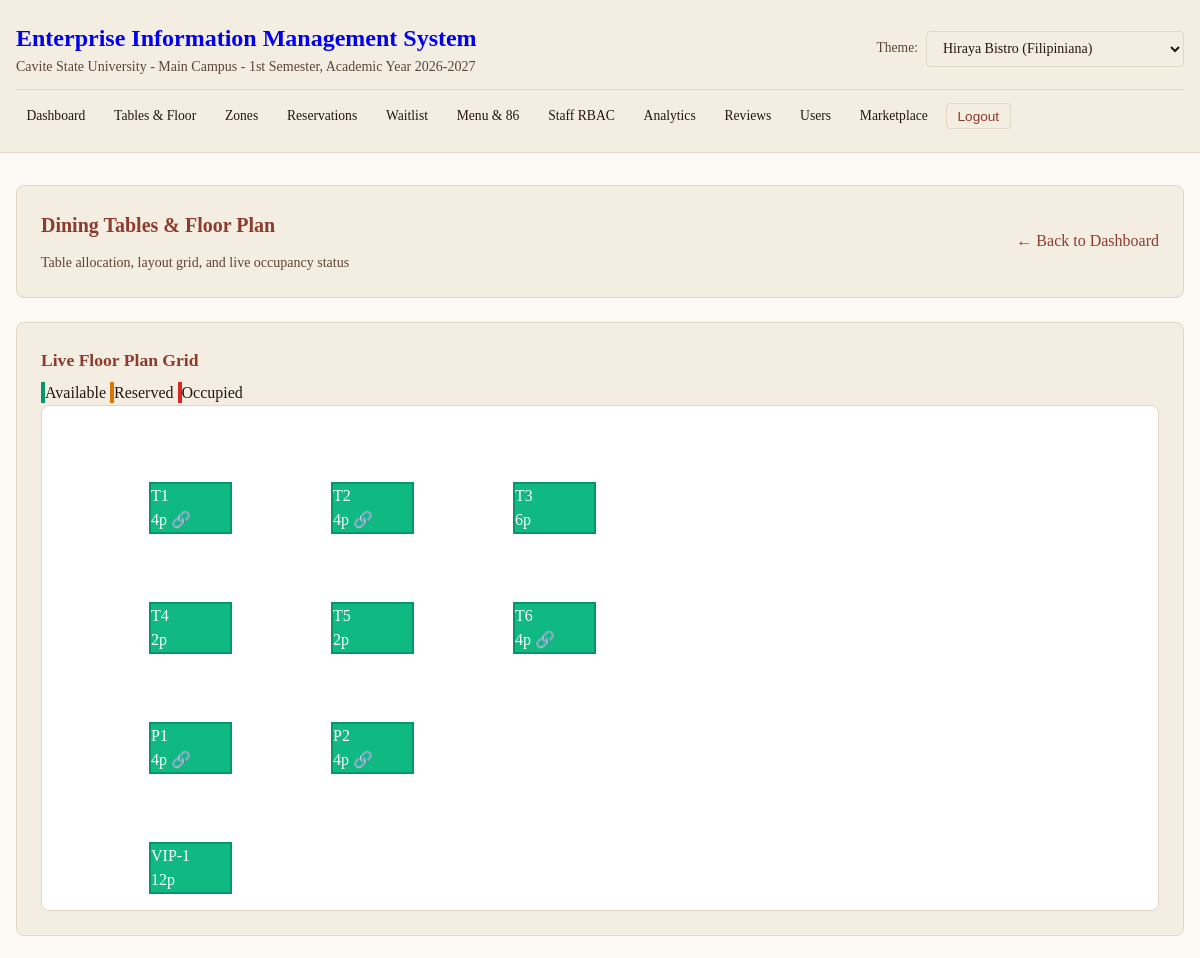
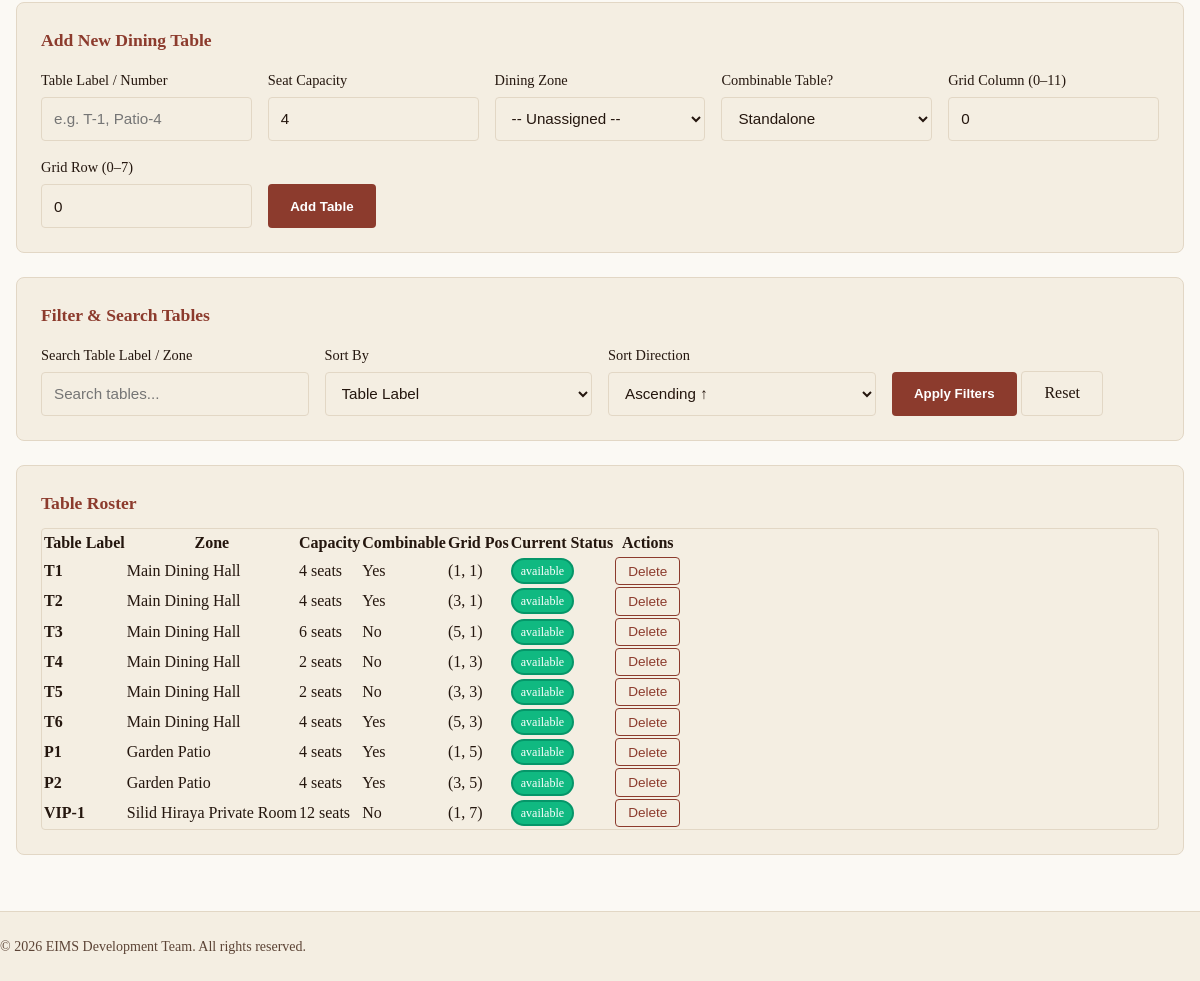
The app's page /admin/tables (signed in) with its own data (2 pictures, top to bottom).
### tables this page shows
CREATE TABLE IF NOT EXISTS dining_zones (
    id VARCHAR(36) PRIMARY KEY,
    org_id VARCHAR(36) NOT NULL,
    name VARCHAR(128) NOT NULL,
    capacity INTEGER NOT NULL DEFAULT 0,
    created_at TIMESTAMP DEFAULT CURRENT_TIMESTAMP,
    archived_at TIMESTAMP NULL,
    FOREIGN KEY (org_id) REFERENCES tenants(id) ON DELETE CASCADE
);

### app/Views/admin/tables.php (the view, shortened to what the rows shown need)
<?php
require_once __DIR__ . '/../layouts/header.php';
$tables = $tables ?? [];
$orgId = $orgId ?? (string) Session::get('tenant_id');
?>
<section class="card">
    <div class="header-actions">
        <div>
            <h2>Dining Tables & Floor Plan</h2>
        </div>
    </div>
</section>
<section class="card">
    <div class="floor-plan-grid">
        <?php foreach ($tables as $t):
            $colClass = 'gc-' . min(12, max(1, (int)($t['x_coord'] ?? 0) + 1));
            $rowClass = 'gr-' . min(8, max(1, (int)($t['y_coord'] ?? 0) + 1));
            $statusClass = $t['status_class'] ?? 'status-available';
        ?>
            <div class="floor-plan-table <?= $colClass ?> <?= $rowClass ?> <?= $statusClass ?>">
                <div class="table-label"><?= htmlspecialchars((string)$t['label'], ENT_QUOTES, 'UTF-8') ?></div>
                <div class="table-meta"><?= (int)$t['capacity'] ?>p <?= !empty($t['is_combinable']) ? '🔗' : '' ?></div>
            </div>
        <?php endforeach; ?>
    </div>
</section>
<section class="card">
    <div class="table-container">
        <table class="table-data">
            <thead>
                <tr>
                    <th>Table Label</th>
                    <th>Zone</th>
                    <th>Capacity</th>
                    <th>Combinable</th>
                    <th>Grid Pos</th>
                    <th>Current Status</th>
                    <th>Actions</th>
                </tr>
            </thead>
            <tbody>
                <?php if (empty($tables)): ?>
                    <tr>
                        <td colspan="7" class="text-center text-muted">No tables registered yet.</td>
                    </tr>
                <?php else: ?>
                    <?php foreach ($tables as $table): ?>
                        <tr>
                            <td><strong><?= htmlspecialchars((string)$table['label'], ENT_QUOTES, 'UTF-8') ?></strong></td>
                            <td><?= htmlspecialchars((string)($table['zone_name'] ?? 'Unassigned'), ENT_QUOTES, 'UTF-8') ?></td>
                            <td><?= (int)$table['capacity'] ?> seats</td>
                            <td><?= !empty($table['is_combinable']) ? 'Yes' : 'No' ?></td>
                            <td>(<?= (int)$table['x_coord'] ?>, <?= (int)$table['y_coord'] ?>)</td>
                            <td><span class="status-badge <?= htmlspecialchars((string)($table['status_class'] ?? ''), ENT_QUOTES, 'UTF-8') ?>"><?= htmlspecialchars((string)($table['occupancy_status'] ?? 'available'), ENT_QUOTES, 'UTF-8') ?></span></td>
                            <td>
                                <form method="POST" action="<?= htmlspecialchars(Request::url('/admin/restaurants/' . urlencode($orgId) . '/tables/' . urlencode((string)$table['id']) . '/delete'), ENT_QUOTES, 'UTF-8') ?>" class="inline-form">
                                    <button type="submit" class="btn-danger-sm" onclick="return confirm('Archive this table?');">Delete</button>
                                </form>
                            </td>
                        </tr>
                    <?php endforeach; ?>
                <?php endif; ?>
            </tbody>
        </table>
    </div>
</section>
<?php require_once __DIR__ . '/../layouts/footer.php'; ?>

### records on screen
dining_zones: label "T1", capacity "4", label "T2", label "T3", capacity "6", label "T4", capacity "2", label "T5", label "T6", name "Main Dining Hall", shows "Yes", x_coord "1", y_coord "1", occupancy_status "available", x_coord "3", x_coord "5", y_coord "3"
dining_zones: label "P1", capacity "4", label "P2", name "Garden Patio", shows "Yes", x_coord "1", y_coord "5", occupancy_status "available", x_coord "3"
dining_zones: label "VIP-1", capacity "12", name "Silid Hiraya Private Room", shows "No", x_coord "1", y_coord "7", occupancy_status "available"

### other values on screen
$sys['name'] "Enterprise Information Management System"
